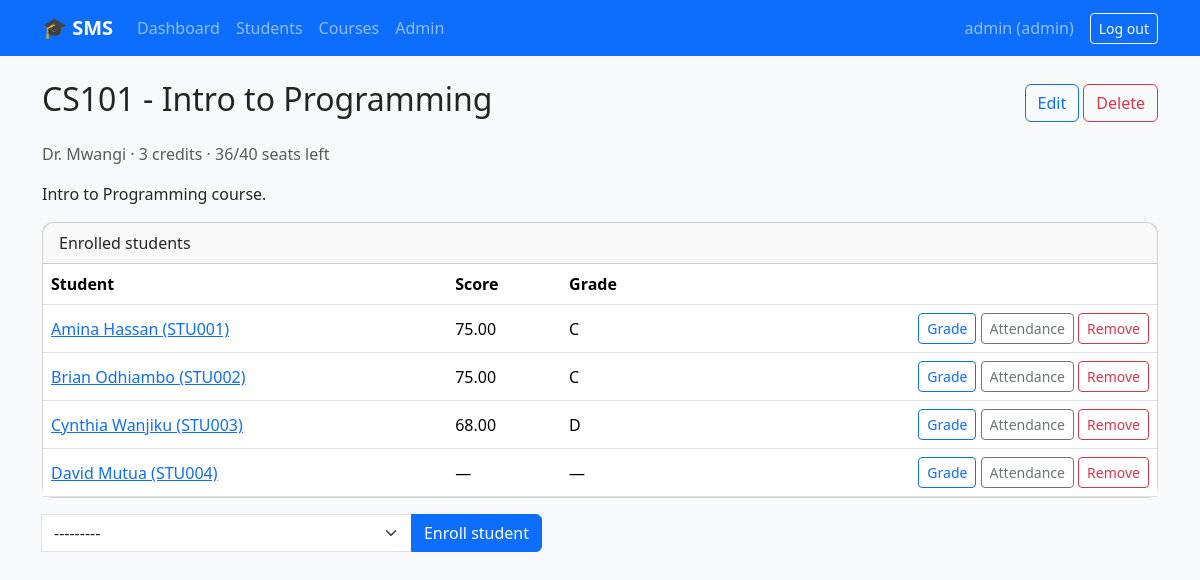
Page /courses/1/ (signed in) on the committed database.
### students/models.py (models this page shows, shortened)
class Course(models.Model):
    code = models.CharField(max_length=10, unique=True)
    title = models.CharField(max_length=120)
    description = models.TextField(blank=True)
    credits = models.PositiveSmallIntegerField(default=3)
    instructor = models.CharField(max_length=100, blank=True)
    capacity = models.PositiveIntegerField(default=40)
    class Meta:
        ordering = ["code"]
    def __str__(self):
        return f"{self.code} - {self.title}"
    @property
    def seats_left(self):
        return max(self.capacity - self.enrollments.count(), 0)

class Enrollment(models.Model):
    student = models.ForeignKey(Student, on_delete=models.CASCADE, related_name="enrollments")
    course = models.ForeignKey(Course, on_delete=models.CASCADE, related_name="enrollments")
    enrolled_on = models.DateField(auto_now_add=True)
    score = models.DecimalField(
        max_digits=5, decimal_places=2, null=True, blank=True,
        validators=[MinValueValidator(0), MaxValueValidator(100)],
    )
    class Meta:
        unique_together = ("student", "course")
        ordering = ["-enrolled_on"]
    @property
    def letter(self):
        if self.score is None:
            return "—"
        s = float(self.score)
        for cutoff, letter in ((90, "A"), (80, "B"), (70, "C"), (60, "D")):
            if s >= cutoff:
                return letter
        return "F"

class Student(models.Model):
    class Gender(models.TextChoices):
        MALE = "M", "Male"
        FEMALE = "F", "Female"
        OTHER = "O", "Other"
    user = models.OneToOneField(
        settings.AUTH_USER_MODEL, on_delete=models.SET_NULL,
        null=True, blank=True, related_name="student_profile",
    )
    student_id = models.CharField(max_length=20, unique=True)
    first_name = models.CharField(max_length=60)
    last_name = models.CharField(max_length=60)
    email = models.EmailField(unique=True)
    phone = models.CharField(max_length=20, blank=True)
    date_of_birth = models.DateField(null=True, blank=True)
    gender = models.CharField(max_length=1, choices=Gender.choices, blank=True)
    address = models.CharField(max_length=200, blank=True)
    program = models.CharField(max_length=100, blank=True)
    year_of_study = models.PositiveSmallIntegerField(
        default=1, validators=[MinValueValidator(1), MaxValueValidator(8)])
    is_active = models.BooleanField(default=True)
    created_at = models.DateTimeField(auto_now_add=True)
    class Meta:
        ordering = ["last_name", "first_name"]
    def __str__(self):
        return f"{self.full_name} ({self.student_id})"
    @property
    def full_name(self):
        return f"{self.first_name} {self.last_name}"
    def get_absolute_url(self):
        return reverse("student_detail", args=[self.pk])

### students/views.py (the view)
# urls.py: path("courses/<int:pk>/", v.CourseDetail.as_view(), name="course_detail"),
class CourseDetail(LoginRequiredMixin, DetailView):
    model = Course
    template_name = "courses/course_detail.html"
    def get_context_data(self, **kw):
        ctx = super().get_context_data(**kw)
        if self.request.user.is_staff:
            ctx["enrollments"] = self.object.enrollments.select_related("student")
            ctx["enroll_form"] = EnrollStudentForm()
        return ctx

### students/forms.py
class EnrollStudentForm(StyledMixin, forms.Form):
    student = forms.ModelChoiceField(queryset=Student.objects.filter(is_active=True))

### templates/courses/course_detail.html
{% extends 'base.html' %}
{% block content %}
<div class="d-flex justify-content-between align-items-center mb-3">
  <h2>{{ object }}</h2>
  {% if user.is_staff %}<div><a class="btn btn-outline-primary" href="{% url 'course_edit' object.pk %}">Edit</a>
  <a class="btn btn-outline-danger" href="{% url 'course_delete' object.pk %}">Delete</a></div>{% endif %}
</div>
<p class="text-muted">{{ object.instructor|default:"TBA" }} · {{ object.credits }} credits · {{ object.seats_left }}/{{ object.capacity }} seats left</p>
<p>{{ object.description }}</p>
{% if user.is_staff %}
<div class="card mb-3"><div class="card-header">Enrolled students</div>
<table class="table mb-0 align-middle"><thead><tr><th>Student</th><th>Score</th><th>Grade</th><th></th></tr></thead><tbody>
{% for e in enrollments %}<tr><td><a href="{{ e.student.get_absolute_url }}">{{ e.student }}</a></td>
<td>{{ e.score|default_if_none:"—" }}</td><td>{{ e.letter }}</td>
<td class="text-end">
  <a class="btn btn-sm btn-outline-primary" href="{% url 'grade' e.pk %}">Grade</a>
  <a class="btn btn-sm btn-outline-secondary" href="{% url 'attendance' e.pk %}">Attendance</a>
  <form method="post" action="{% url 'unenroll' e.pk %}" class="d-inline">{% csrf_token %}<button class="btn btn-sm btn-outline-danger">Remove</button></form>
</td></tr>
{% empty %}<tr><td colspan="4" class="text-muted">No students enrolled.</td></tr>{% endfor %}
</tbody></table></div>
<form method="post" action="{% url 'admin_enroll' object.pk %}" class="input-group" style="max-width:500px">{% csrf_token %}
  {{ enroll_form.student }}<button class="btn btn-primary">Enroll student</button>
</form>
{% endif %}
{% endblock %}

### templates/base.html (shortened to what this page needs)
<!doctype html>
<html lang="en">
<head>
  <link href="https://cdn.jsdelivr.net/npm/bootstrap@5.3.3/dist/css/bootstrap.min.css" rel="stylesheet">
  {% load static %}
  <link href="{% static 'style.css' %}" rel="stylesheet">
</head>
<body class="bg-light">
<nav class="navbar navbar-expand-lg navbar-dark bg-primary mb-4">
  <div class="container">
    <a class="navbar-brand fw-bold" href="{% url 'dashboard' %}">🎓 SMS</a>
    <div class="collapse navbar-collapse" id="nav">
      {% if user.is_authenticated %}
      <ul class="navbar-nav me-auto">
        <li class="nav-item"><a class="nav-link" href="{% url 'dashboard' %}">Dashboard</a></li>
        {% if user.is_staff %}<li class="nav-item"><a class="nav-link" href="{% url 'student_list' %}">Students</a></li>{% endif %}
        <li class="nav-item"><a class="nav-link" href="{% url 'course_list' %}">Courses</a></li>
        {% if user.is_staff %}<li class="nav-item"><a class="nav-link" href="/admin/">Admin</a></li>{% endif %}
      </ul>
      <span class="navbar-text me-3">{{ user.get_full_name|default:user.username }}{% if user.is_staff %} (admin){% endif %}</span>
      <form method="post" action="{% url 'logout' %}">{% csrf_token %}<button class="btn btn-outline-light btn-sm">Log out</button></form>
      {% else %}
      <ul class="navbar-nav ms-auto">
        <li class="nav-item"><a class="nav-link" href="{% url 'login' %}">Log in</a></li>
        <li class="nav-item"><a class="nav-link" href="{% url 'signup' %}">Sign up</a></li>
      </ul>
      {% endif %}
    </div>
  </div>
</nav>
<main class="container pb-5">
  {% block content %}{% endblock %}
</main>
</body>
</html>

### static/style.css (style rules this page uses)
.card { border-radius: .75rem; }

### rows in the picture
Course: code+title "CS101 - Intro to Programming", instructor "Dr. Mwangi", credits "3", seats_left "36", capacity "40", description "Intro to Programming course."
Enrollment: student "Amina Hassan (STU001)", score "75.00", letter "C"
Enrollment: student "Brian Odhiambo (STU002)", score "75.00", letter "C"
Enrollment: student "Cynthia Wanjiku (STU003)", score "68.00", letter "D"
Enrollment: student "David Mutua (STU004)", score "—", letter "—"
Student: student "---------"

### other values in the picture
{{ user.get_full_name|default:user.username }} "admin"
